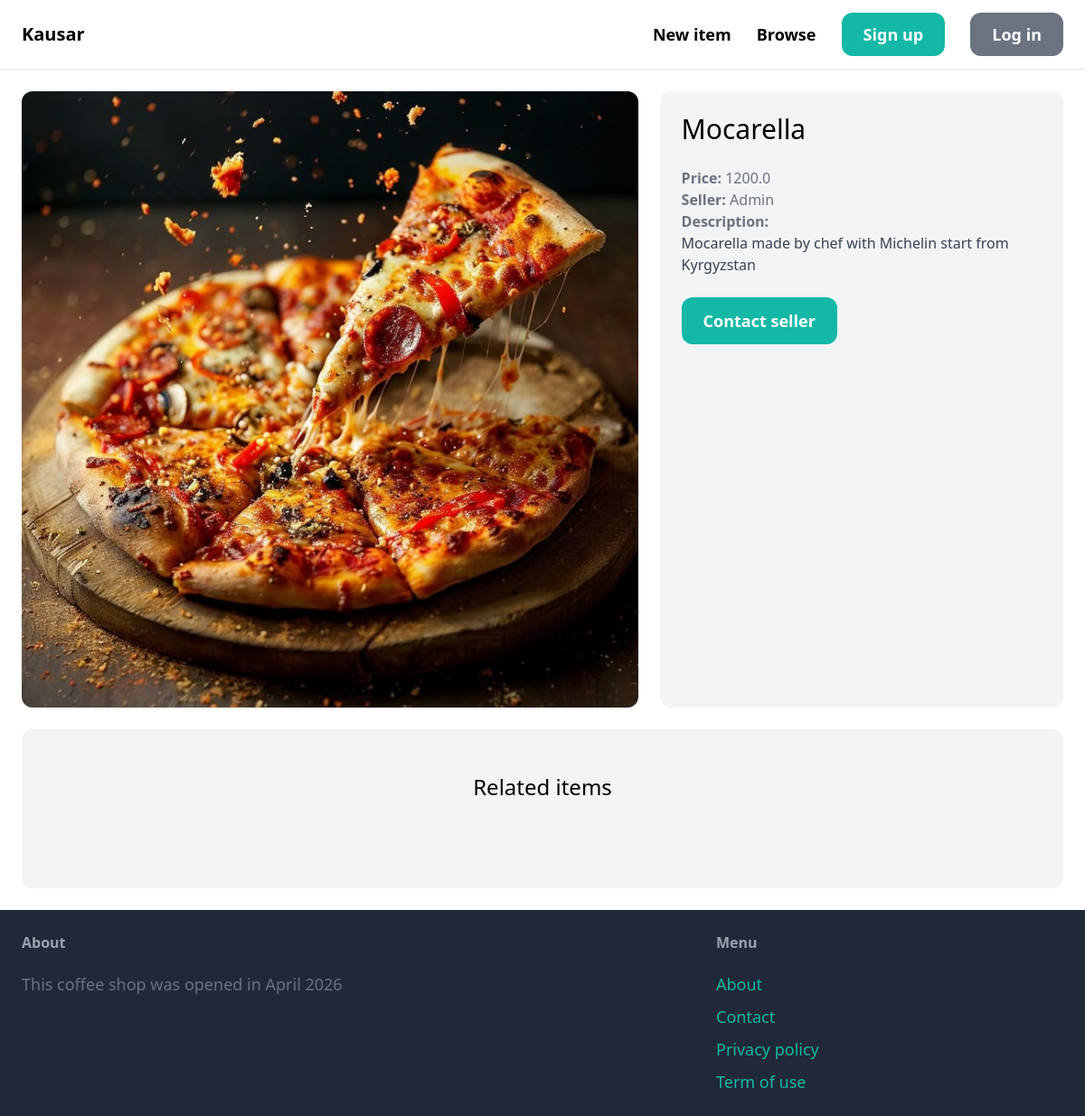
Screenshot of /items/3/ with the database file from the repository.
### item/models.py (models this page shows, shortened)
class Item(models.Model):
    category = models.ForeignKey(Category, related_name='items', on_delete=models.CASCADE)
    name = models.CharField(max_length=255)
    description = models.TextField(blank=True, null=True)
    price = models.FloatField()
    image = models.ImageField(upload_to='item_images', blank=True, null=True)
    is_sold = models.BooleanField(default=False)
    created_at = models.DateTimeField(auto_now_add=True)
    created_by = models.ForeignKey(User, related_name='items', on_delete=models.CASCADE)

### item/views.py (the view)
# urls.py: path('<int:pk>/', views.detail, name='detail'),
def detail(request, pk):
    item = get_object_or_404(Item, pk=pk)
    related_items = Item.objects.filter(category=item.category, is_sold=False).exclude(pk=pk)[0:3]
    return render(request, 'item/detail.html', {
        'item': item,
        'related_items': related_items
    })

### item/templates/item/detail.html (shortened to what this page needs)
{% extends 'core/base.html' %}
{% block content %}
<div class="grid grid-cols-5 gap-6">
    <div class="col-span-3">
        <img src="{{ item.image.url }}" class="rounded-xl">
    </div>
    <div class="col-span-2 p-6 bg-gray-100 rounded-xl">
        <h1 class="mb-6 text-3xl">{{ item.name }}</h1>
        <p class="text-gray-500"><strong>Price: </strong>{{ item.price }}</p>
        <p class="text-gray-500"><strong>Seller: </strong>{{ item.created_by.username }}</p>
        {% if item.description %}
            <p class="text-gray-700">
                <strong class="text-gray-500">Description: </strong><br>
                {{ item.description }}
            </p>
        {% endif %}
        <a href="#" class="inline-block mt-6 px-6 py-3 text-lg font-semibold bg-teal-500 text-white hover:bg-teal-700 rounded-xl">Contact seller</a>
    </div>
</div>
<div class="mt-6 px-6 py-12 bg-gray-100 rounded-xl">
    <h2 class="mb-12 text-2xl text-center">Related items</h2>
</div>
{% endblock %}

### rows the page displays
Item: image (picture), name "Mocarella", price "1200.0", created_by.username "Admin", description "Mocarella made by chef with Michelin start from Kyrgyzstan"
